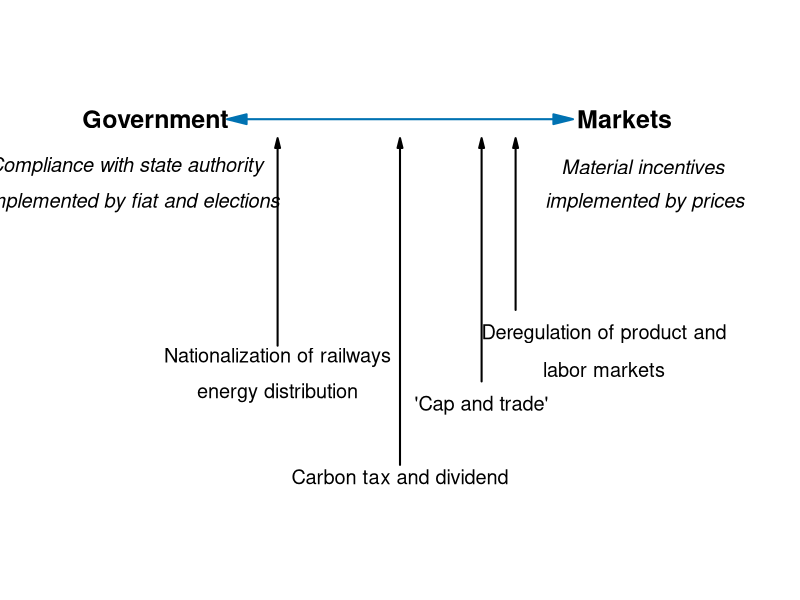

Recreate this plot in R.
#' Graph Designer: Scott Cohn
#' Authors: Bowles and Halliday
#' Title: Coordination, Conflict and Competition: A Text in Microeconomics

library(shape)

pdf(file = "public_mechanism/govt_markt.pdf", width = 9, height = 3)

#Set parameters for graphics
pointsize <- 1.8
axislabelsize <- 1.5
labelsize <- 1.2
namesize <- 1.8
annotatesize <- 1.5
graphlinewidth <- 2
segmentlinewidth <- 1.5

COL <- c("#7fc97f", "#beaed4", "#fdc086", "#ffff99", "#386cb0", "#f0027f", "#bf5b17", "#666666")
COLA <- c("#e0f3db", "#99d8c9","#66c2a4","#41ae76", "#238b45", "#005824")
COLB <- c("#c6dbef", "#4eb3d3", "#2b8cbe", "#0868ac","#084081")
COLC <- c("#fcfbfd", "#efedf5", "#dadaeb", "#bcbddc", "#9e9ac8", "#807dba", "#6a51a3", "#54278f", "#3f007d")
grays <- gray.colors(25, start = 1, end = 0, alpha = 1)
CBCols <- c("#009E73","#0072B2","#E69F00","#CC79A7", "#F0E442","#D55E00")

#Edited the margins to cater for the larger LHS labels
par(mar =  c(0.2, 3, 0, 3))


#Add limits on axes and levels of utility for each indifference curve
ylims <- c(0, 50)
xlims <- c(0, 50)

npts <- 501 
x <- seq(xlims[1], xlims[2], length.out = npts)
y <- seq(ylims[1], ylims[2], length.out = npts) 

plot(0, 0, xlim = xlims, ylim = ylims, type = "n",
     xlab = expression(paste("")),
     ylab = expression(paste("")), 
     xaxt = "n", 
     yaxt = "n", 
     cex.lab = axislabelsize, 
     bty = "n", 
     xaxs = "i", 
     yaxs = "i"
)


# Axes --------------------------------------------------------------------


# ticksy <- c(NA)
# ylabels <- c(NA)
# ticksx <- c(NA)
# xlabels <- c(NA)
# 
# axis(1,at = ticksx,  pos = 0, labels = xlabels, cex.axis = labelsize)
# axis(2,at = ticksy,  pos = 0, labels = ylabels, las = 1, cex.axis = labelsize)

npts <- 500 
xx1 <- seq(xlims[1], xlims[2], length.out = npts)

#Axis labels and draw linear utility function
# text(-0.2, 0.5*ylims[2], expression(paste("y axis")), xpd = TRUE, cex = axislabelsize, srt = 90) 
# text(0.5*xlims[2], -0.15, expression(paste("x axis")), xpd = TRUE, cex = axislabelsize) 

# Arrows ------------------------------------------------------------------

# points(12, 32.5, cex = 1.5, pch = 16)
# points(38, 32.5, cex = 1.5, pch = 16)
# points(25, 10, cex = 1.5, pch = 16)

# Top
Arrows(13, 40, 37, 40, code = 3, lty = 1, lwd = graphlinewidth, arr.type = "triangle", col = CBCols[2])
# Left
#Arrows(12.5, 31.25, 24.5, 11.25, code = 3, lty = 1, lwd = graphlinewidth, arr.type = "triangle", col = CBCols[1])
# Right
#Arrows(25.5, 11.25, 37.5, 31.25, code = 3, lty = 1, lwd = graphlinewidth, arr.type = "triangle", col = CBCols[3])

# Text --------------------------------------------------------------------
text(7, 40, expression(bold("Government")), cex = axislabelsize)
text(4.85, 36, expression(italic("Compliance with state authority")), cex = labelsize, xpd = TRUE)
text(5.3, 33, expression(italic("implemented by fiat and elections")), cex = labelsize, xpd = TRUE)

text(41.5, 40, expression(bold("Markets")), cex = axislabelsize)
text(42.85, 36, expression(italic("Material incentives")), cex = labelsize, xpd = TRUE)
text(43, 33, expression(italic("implemented by prices")), cex = labelsize, xpd = TRUE)

# Annotations (CW) --------------------------------------------------------

# Top
text(16, 20, expression("Nationalization of railways"), cex = labelsize, xpd = TRUE)
text(16, 17, expression("energy distribution"), cex = labelsize, xpd = TRUE)
Arrows(16, 38, 16, 21, code = 1, lty = 1, lwd = graphlinewidth, arr.type = "triangle", arr.length = 0.2, col = "black")

text(25, 10, expression("Carbon tax and dividend"), cex = labelsize, xpd = TRUE)
Arrows(25, 38, 25, 11, code = 1, lty = 1, lwd = graphlinewidth, arr.type = "triangle", arr.length = 0.2, col = "black")


text(31, 16, expression("'Cap and trade'"), cex = labelsize, xpd = TRUE)
Arrows(31, 38, 31, 18, code = 1, lty = 1, lwd = graphlinewidth, arr.type = "triangle", arr.length = 0.2, col = "black")

text(40, 22, expression("Deregulation of product and"), cex = labelsize, xpd = TRUE)
text(40, 19, expression("labor markets"), cex = labelsize, xpd = TRUE)
Arrows(33.5, 38, 33.5, 24, code = 1, lty = 1, lwd = graphlinewidth, arr.type = "triangle", arr.length = 0.2, col = "black")


dev.off()
